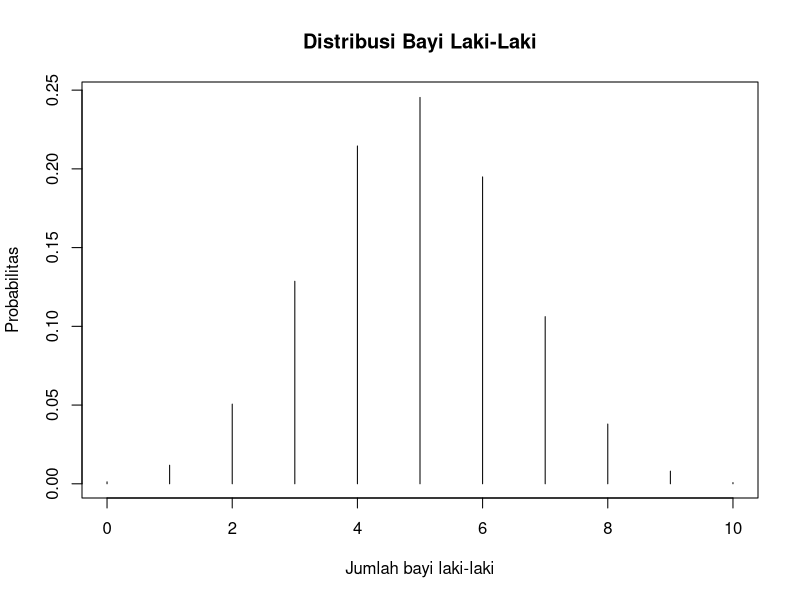
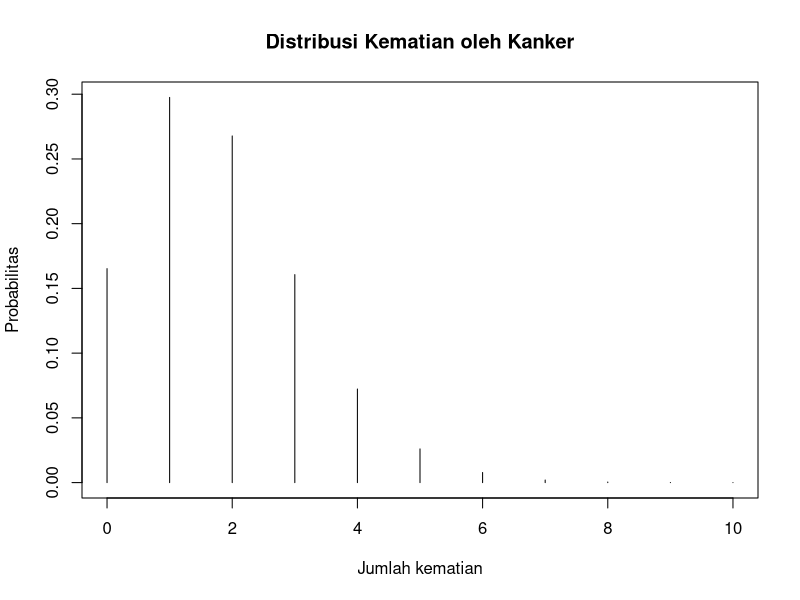
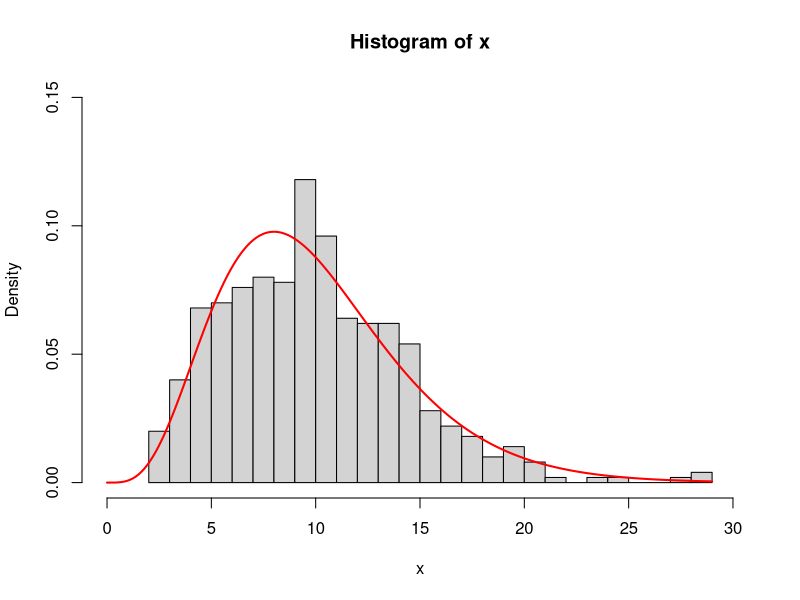
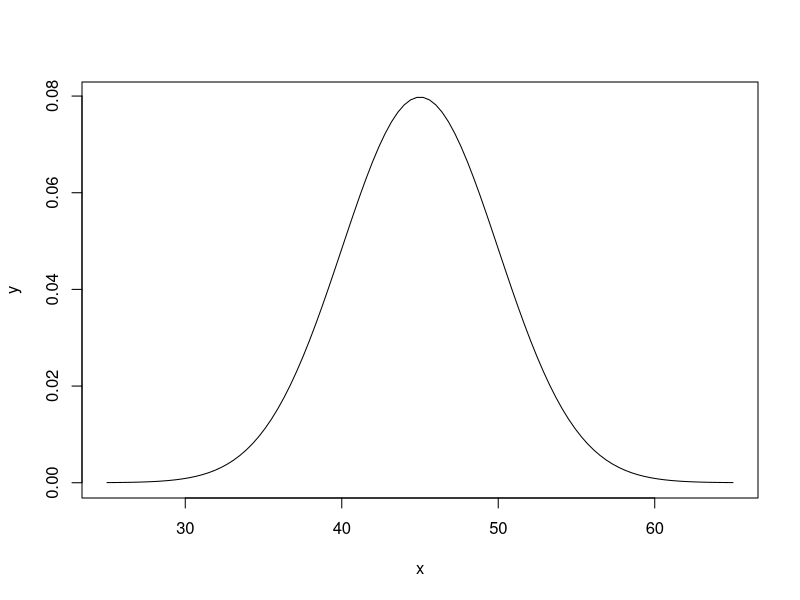
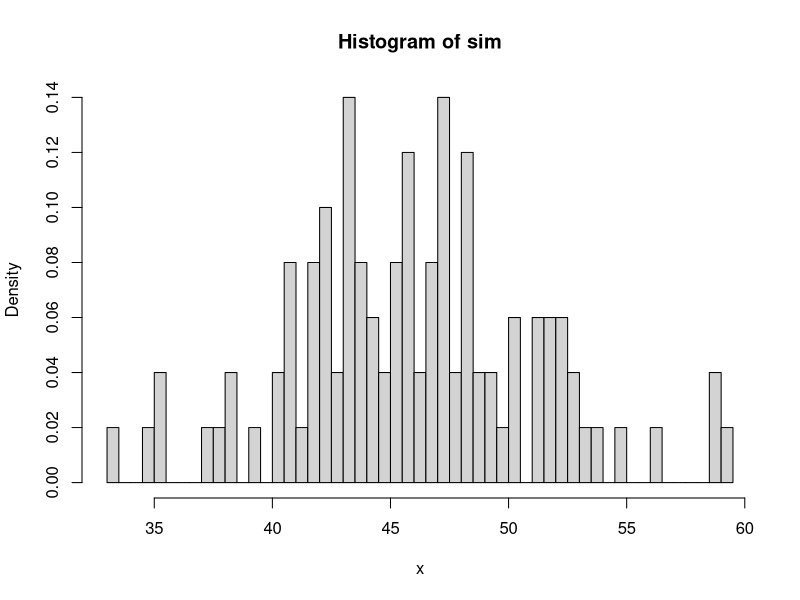

Recreate these plots in R, in order.
# 1
n = 10
p = 0.488

# 1b
cat ("1b : ", dbinom(3, n, p), "\n")

# 1c
cat ("1c : ", sum(dbinom(0:2, n, p)), "\n")

# 1d
cat ("1d : ", sum(dbinom(3:10, n, p)), "\n")

# 1e
cat ("1e ekspektasi : ", n*p, "\n")
cat ("1e simpangan baku : ", sqrt(n*p*(1.0-p)), "\n")

#1f
plot(0:10, dbinom(0:10, n, p), type='h', main='Distribusi Bayi Laki-Laki', 
     xlab='Jumlah bayi laki-laki', ylab='Probabilitas')


# 2
lambda = 1.8

# 2b
cat("2b : ", dpois(4, lambda=lambda), "\n")

# 2c
cat("2c : ", sum(dpois(0:4, lambda=lambda)), "\n")

# 2d
cat("2d : ", 1.0-sum(dpois(0:4, lambda=lambda)), "\n")

# 2e
cat("2e ekspektasi : ", lambda, "\n")
cat("2e standar deviasi : ", sqrt(lambda), "\n")

# 2f
plot(0:10, dpois(0:10, lambda=lambda), type='h', 
     main='Distribusi Kematian oleh Kanker', 
     xlab='Jumlah kematian', ylab='Probabilitas')

# 2g
sim = rpois(100000, lambda=lambda)

# 2h
cat("2g mean : ", mean(sim), "\n")
cat("2g median : ", median(sim), "\n")
cat("2g varian : ", var(sim), "\n")
cat("2g standar deviasi : ", sd(sim), "\n")
cat("2g >4 kematian : ", sum(sim > 4), "\n")


# 3
v = 10

# 3a
cat("3a : ", dchisq(3,10), "\n")

# 3b
x <- rchisq(500, df = v)
hist(x, breaks=20, freq = FALSE, xlim = c(0,30), ylim = c(0,0.15))

curve(dchisq(x, df = v), from = 0, to = 29, 
      n = 500, col= 'red', lwd=2, add = T)

# 3c
cat("3c mean : ", 10, "\n")
cat("3c varian : ", 2*10, "\n")

# 4
n = 100
mean = 45
sd = 5

# 4a
sim = rnorm(n, mean, sd)
x1 = max(sim[sim < mean(sim)])
x2 = min(sim[sim > mean(sim)])
prob = pnorm(x2, mean=mean(sim), sd=sd) - pnorm(x1, mean=mean(sim), sd=sd(sim))
z1 = (x1-mean(sim))/sd(sim)
z2 = (x2-mean(sim))/sd(sim)
cat("4a probabilitas : ", prob, "\n")
cat("4a z1 : ", z1, "\n")
cat("4a z2 : ", z2, "\n")

x <- seq(-4, 4, length=n) * sd + mean
y <- dnorm(x, mean, sd)
plot(x,y, type = "l")

# 4b
hist(sim, breaks=50, prob=TRUE, xlab='x')

# 4c
cat("4c varian : ", var(sim), "\n")


# 5

# 5a
cat("5a : ", pt(q=-2.34, df=6), "\n")

# 5b
cat("5b : ", pt(q=1.34, df=6, lower.tail = FALSE), "\n")

# 5c
cat("5c : ", pt(q=-1.23, df=3) + pt(q=1.23, df=3, lower.tail = FALSE), "\n")

# 5d
cat("5d : ", pt(q=0.94, df=14) - pt(q=-0.94, df=14), "\n")

# 5e
cat("5e : ", qt(p=0.0333, df=5), "\n")

# 5f
cat("5f : ", qt(p=0.125, df=25, lower.tail = FALSE), "\n")

# 5g
cat("5g : ", qt(p=0.875, df=11), "\n")

# 5h
cat("5h : ", qt(p=0.98335, df=23), "\n")
